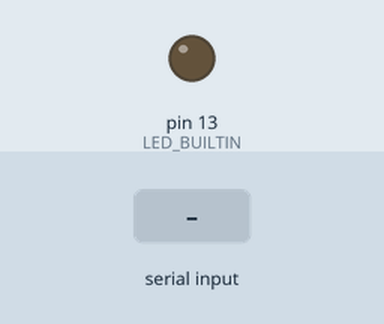
Bench run of a sketch on a simulated Arduino Uno, built with avr-gcc and run on an emulated ATmega328P. Parts: output pins drawn as LEDs (lit = HIGH). Inputs (shaded band) come from the test bench.

Above: at 1.2 s.
1.3 s: "90,90,90,90,90,1a" received over Serial
At 2.1 s:
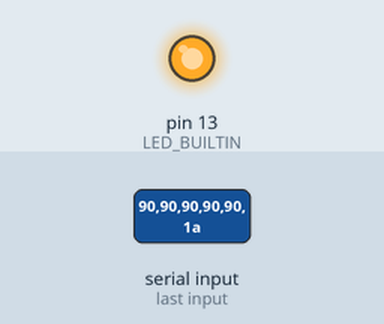
Timing chart, 0 to 4.3 s (numbered marks = the images above; inputs shaded):
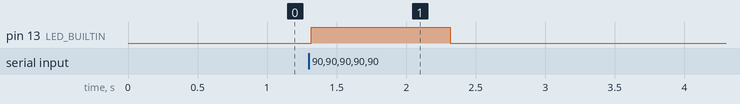

Measured:
- after the input at 1.3 s, pin 13 (LED_BUILTIN): LOW → HIGH at once, → LOW 1.0 s later

The sketch:

test_uart.ino
```cpp
/*
This function for testing uart communicate
send out what the chip received
*/
String str;
void setup() {
  // put your setup code here, to run once:
  Serial.begin(9600);
  pinMode(LED_BUILTIN, OUTPUT);
}

void loop() {
  // put your main code here, to run repeatedly:
  if(Serial.available()){
    //Serial.println("Received: ");
    //str = Serial.read();
    str = Serial.readStringUntil('a');
    if(str == "90,90,90,90,90,1"){
      digitalWrite(LED_BUILTIN, HIGH);   // turn the LED on (HIGH is the voltage level)
      delay(1000);                       // wait for a second
      digitalWrite(LED_BUILTIN, LOW);    // turn the LED off by making the voltage LOW
      delay(1000);                       // wait for a second
      }
    }
}
```
